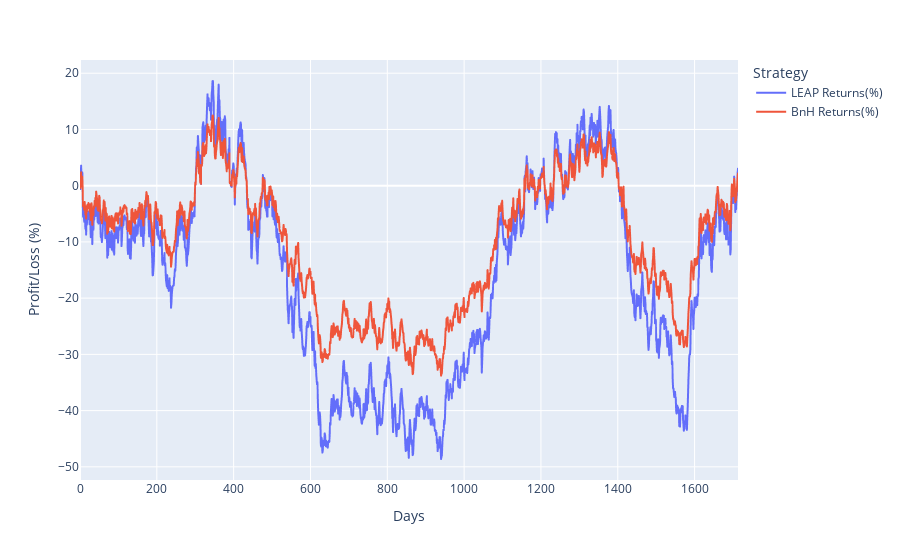

Write notebook code for a chart like this one.
### Code cell
fig = px.line(bear_complete,x="Days", y=["LEAP Returns(%)", "BnH Returns(%)"], labels={"value":"Profit/Loss (%)", "variable":"Strategy"})
fig.show()

### Figure 1 — Plotly figure (JSON) as saved in the notebook; plotly's stock layout.template omitted (floating-point values rounded to 4 significant figures; data arrays with more than 128 entries replaced by an {"elided": "..."} marker saying what was removed)
{"data": [{"hovertemplate": "Strategy=LEAP Returns(%)<br>Days=%{x}<br>Profit/Loss (%)=%{y}<extra></extra>", "legendgroup": "LEAP Returns(%)", "line": {"color": "#636efa", "dash": "solid"}, "mode": "lines", "name": "LEAP Returns(%)", "showlegend": true, "type": "scattergl", "x": {"elided": "1714 int values"}, "xaxis": "x", "y": {"elided": "1714 float values"}, "yaxis": "y"}, {"hovertemplate": "Strategy=BnH Returns(%)<br>Days=%{x}<br>Profit/Loss (%)=%{y}<extra></extra>", "legendgroup": "BnH Returns(%)", "line": {"color": "#EF553B", "dash": "solid"}, "mode": "lines", "name": "BnH Returns(%)", "showlegend": true, "type": "scattergl", "x": {"elided": "1714 int values"}, "xaxis": "x", "y": {"elided": "1714 float values"}, "yaxis": "y"}], "layout": {"legend": {"title": {"text": "Strategy"}, "tracegroupgap": 0}, "margin": {"t": 60}, "xaxis": {"anchor": "y", "domain": [0, 1], "title": {"text": "Days"}}, "yaxis": {"anchor": "x", "domain": [0, 1], "title": {"text": "Profit/Loss (%)"}}}}
